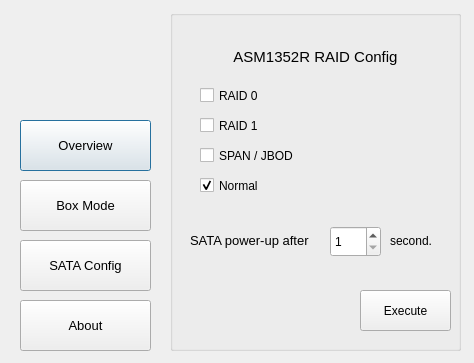
<?xml version="1.0" encoding="UTF-8"?>
<ui version="4.0">
 <class>Dialog</class>
 <widget class="QDialog" name="Dialog">
  <property name="geometry">
   <rect>
    <x>0</x>
    <y>0</y>
    <width>474</width>
    <height>363</height>
   </rect>
  </property>
  <property name="windowTitle">
   <string>Dialog</string>
  </property>
  <widget class="QLabel" name="label_2">
   <property name="geometry">
    <rect>
     <x>10</x>
     <y>20</y>
     <width>151</width>
     <height>91</height>
    </rect>
   </property>
   <property name="sizePolicy">
    <sizepolicy hsizetype="Minimum" vsizetype="Minimum">
     <horstretch>0</horstretch>
     <verstretch>0</verstretch>
    </sizepolicy>
   </property>
   <property name="minimumSize">
    <size>
     <width>141</width>
     <height>70</height>
    </size>
   </property>
   <property name="font">
    <font>
     <pointsize>11</pointsize>
    </font>
   </property>
   <property name="styleSheet">
    <string notr="true"/>
   </property>
   <property name="text">
    <string/>
   </property>
   <property name="pixmap">
    <pixmap resource="usm.qrc">:/logo/logo.svg</pixmap>
   </property>
   <property name="scaledContents">
    <bool>true</bool>
   </property>
   <property name="alignment">
    <set>Qt::AlignCenter</set>
   </property>
  </widget>
  <widget class="QPushButton" name="overview_button">
   <property name="geometry">
    <rect>
     <x>20</x>
     <y>120</y>
     <width>131</width>
     <height>51</height>
    </rect>
   </property>
   <property name="font">
    <font>
     <pointsize>10</pointsize>
    </font>
   </property>
   <property name="text">
    <string>Overview</string>
   </property>
  </widget>
  <widget class="QPushButton" name="SATA_Interface_button">
   <property name="geometry">
    <rect>
     <x>20</x>
     <y>240</y>
     <width>131</width>
     <height>51</height>
    </rect>
   </property>
   <property name="font">
    <font>
     <pointsize>10</pointsize>
    </font>
   </property>
   <property name="text">
    <string>SATA Config</string>
   </property>
  </widget>
  <widget class="QPushButton" name="boxmode_button">
   <property name="geometry">
    <rect>
     <x>20</x>
     <y>180</y>
     <width>131</width>
     <height>51</height>
    </rect>
   </property>
   <property name="font">
    <font>
     <pointsize>10</pointsize>
    </font>
   </property>
   <property name="autoFillBackground">
    <bool>true</bool>
   </property>
   <property name="text">
    <string>Box Mode</string>
   </property>
  </widget>
  <widget class="QPushButton" name="about_button">
   <property name="geometry">
    <rect>
     <x>20</x>
     <y>300</y>
     <width>131</width>
     <height>51</height>
    </rect>
   </property>
   <property name="font">
    <font>
     <pointsize>10</pointsize>
    </font>
   </property>
   <property name="text">
    <string>About</string>
   </property>
  </widget>
  <widget class="QGroupBox" name="raidconfig">
   <property name="enabled">
    <bool>true</bool>
   </property>
   <property name="geometry">
    <rect>
     <x>170</x>
     <y>10</y>
     <width>291</width>
     <height>341</height>
    </rect>
   </property>
   <property name="font">
    <font>
     <italic>false</italic>
    </font>
   </property>
   <property name="autoFillBackground">
    <bool>false</bool>
   </property>
   <property name="title">
    <string/>
   </property>
   <property name="checkable">
    <bool>false</bool>
   </property>
   <widget class="QCheckBox" name="JBOD">
    <property name="geometry">
     <rect>
      <x>30</x>
      <y>136</y>
      <width>111</width>
      <height>19</height>
     </rect>
    </property>
    <property name="text">
     <string>SPAN / JBOD</string>
    </property>
   </widget>
   <widget class="QCheckBox" name="R1">
    <property name="geometry">
     <rect>
      <x>30</x>
      <y>106</y>
      <width>80</width>
      <height>19</height>
     </rect>
    </property>
    <property name="text">
     <string>RAID 1</string>
    </property>
   </widget>
   <widget class="QCheckBox" name="R0">
    <property name="geometry">
     <rect>
      <x>30</x>
      <y>76</y>
      <width>80</width>
      <height>19</height>
     </rect>
    </property>
    <property name="text">
     <string>RAID 0</string>
    </property>
   </widget>
   <widget class="QLabel" name="label">
    <property name="geometry">
     <rect>
      <x>50</x>
      <y>26</y>
      <width>191</width>
      <height>41</height>
     </rect>
    </property>
    <property name="font">
     <font>
      <pointsize>11</pointsize>
      <italic>false</italic>
     </font>
    </property>
    <property name="text">
     <string>ASM1352R RAID Config</string>
    </property>
    <property name="alignment">
     <set>Qt::AlignCenter</set>
    </property>
   </widget>
   <widget class="QCheckBox" name="PM">
    <property name="geometry">
     <rect>
      <x>30</x>
      <y>166</y>
      <width>111</width>
      <height>19</height>
     </rect>
    </property>
    <property name="acceptDrops">
     <bool>false</bool>
    </property>
    <property name="text">
     <string>Normal</string>
    </property>
    <property name="checked">
     <bool>true</bool>
    </property>
   </widget>
   <widget class="QPushButton" name="raid_execute">
    <property name="geometry">
     <rect>
      <x>190</x>
      <y>280</y>
      <width>91</width>
      <height>41</height>
     </rect>
    </property>
    <property name="text">
     <string>Execute</string>
    </property>
   </widget>
   <widget class="QSpinBox" name="powertime">
    <property name="geometry">
     <rect>
      <x>160</x>
      <y>216</y>
      <width>51</width>
      <height>31</height>
     </rect>
    </property>
    <property name="minimum">
     <number>1</number>
    </property>
    <property name="maximum">
     <number>10</number>
    </property>
   </widget>
   <widget class="QLabel" name="label_3">
    <property name="geometry">
     <rect>
      <x>20</x>
      <y>215</y>
      <width>141</width>
      <height>31</height>
     </rect>
    </property>
    <property name="font">
     <font>
      <pointsize>10</pointsize>
      <italic>false</italic>
     </font>
    </property>
    <property name="text">
     <string>SATA power-up after</string>
    </property>
   </widget>
   <widget class="QLabel" name="label_4">
    <property name="geometry">
     <rect>
      <x>220</x>
      <y>220</y>
      <width>53</width>
      <height>21</height>
     </rect>
    </property>
    <property name="text">
     <string>second.</string>
    </property>
   </widget>
  </widget>
  <zorder>overview_button</zorder>
  <zorder>label_2</zorder>
  <zorder>SATA_Interface_button</zorder>
  <zorder>boxmode_button</zorder>
  <zorder>about_button</zorder>
  <zorder>raidconfig</zorder>
 </widget>
 <resources>
  <include location="usm.qrc"/>
 </resources>
 <connections/>
</ui>
